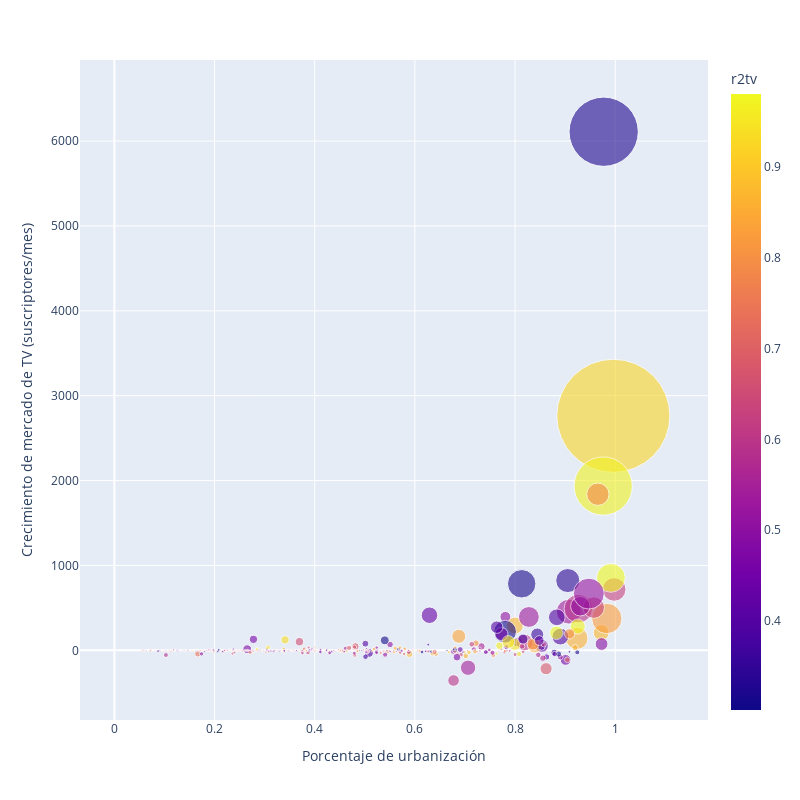

Here is the notebook cell this chart was saved with:
### Code cell
fig=px.scatter(dfmpc, x="purb", y="slopetv",size="meansuscptv",hover_name="mpio",color="r2tv",size_max=80,opacity=0.6,log_x=False,log_y=False,width=800,height=800,labels={"purb": "Porcentaje de urbanización","slopetv": "Crecimiento de mercado de TV (suscriptores/mes)"},template="plotly")

fig.show()
fig.write_image("grafs/TV_crecimiento_porceurb.png")

### Figure 1 — Plotly figure (JSON) as saved in the notebook; plotly's stock layout.template omitted (floating-point values rounded to 4 significant figures; data arrays with more than 128 entries replaced by an {"elided": "..."} marker saying what was removed)
{"data": [{"hovertemplate": "<b>%{hovertext}</b><br><br>Porcentaje de urbanización=%{x}<br>Crecimiento de mercado de TV (suscriptores/mes)=%{y}<br>meansuscptv=%{marker.size}<br>r2tv=%{marker.color}<extra></extra>", "hovertext": {"elided": "570 str values"}, "legendgroup": "", "marker": {"color": {"elided": "570 float values"}, "coloraxis": "coloraxis", "opacity": 0.6, "size": {"elided": "570 float values"}, "sizemode": "area", "sizeref": 228.5, "symbol": "circle"}, "mode": "markers", "name": "", "orientation": "v", "showlegend": false, "x": {"elided": "570 float values"}, "xaxis": "x", "y": {"elided": "570 float values"}, "yaxis": "y", "type": "scatter"}], "layout": {"xaxis": {"anchor": "y", "domain": [0.0, 1.0], "title": {"text": "Porcentaje de urbanización"}}, "yaxis": {"anchor": "x", "domain": [0.0, 1.0], "title": {"text": "Crecimiento de mercado de TV (suscriptores/mes)"}}, "coloraxis": {"colorbar": {"title": {"text": "r2tv"}}, "colorscale": [[0.0, "#0d0887"], [0.1111, "#46039f"], [0.2222, "#7201a8"], [0.3333, "#9c179e"], [0.4444, "#bd3786"], [0.5556, "#d8576b"], [0.6667, "#ed7953"], [0.7778, "#fb9f3a"], [0.8889, "#fdca26"], [1.0, "#f0f921"]]}, "legend": {"tracegroupgap": 0, "itemsizing": "constant"}, "margin": {"t": 60}, "height": 800, "width": 800}}
